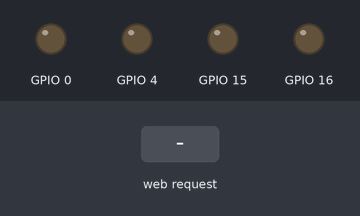
This sketch was run on a simulated ESP8266 (NodeMCU). Shown: output pins drawn as LEDs (lit = HIGH). The inputs (shaded band) are chosen by the test bench. WiFi joins after 1.5 s; servers stay silent unless stated; what the sketch prints to the serial monitor is not drawn.

Above: at 4.7 s.
4.8 s: HTTP request GET /forward received
At 6.0 s:
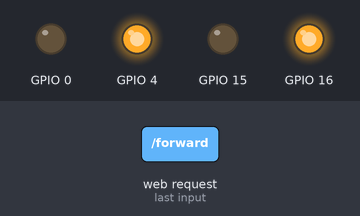
6.3 s: HTTP request GET /reverse received
At 7.2 s:
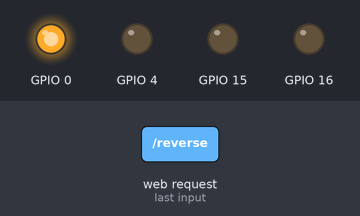
7.8 s: HTTP request GET /left received
At 8.3 s:
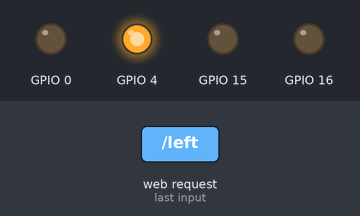
9.3 s: HTTP request GET /right received
At 11.1 s:
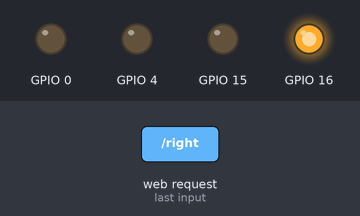
Timing chart, 0 to 12.3 s (numbered marks = the images above; inputs shaded):
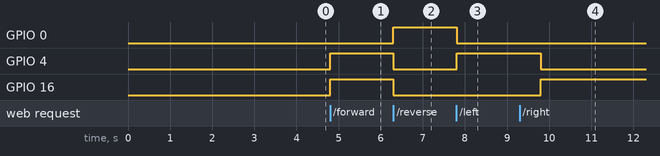

The sketch:

codesb.ino
```cpp
#include<ESP8266WiFi.h>

String i;

WiFiServer server(80);                        //creates a WiFiServer with the given identifier and port number

void setup() {                                // put your setup code here, to run once:
i="";
Serial.begin(9600);
pinMode(16,OUTPUT);
pinMode(15,OUTPUT);
pinMode(4,OUTPUT);
pinMode(0,OUTPUT);
//pinMode(2,OUTPUT);
//pinMode(14,OUTPUT);
//pinMode(12,OUTPUT);
//pinMode(13,OUTPUT);
//pinMode(15,OUTPUT);

  WiFi.disconnect();                          //to disconnect the nodemcu from the previous WiFi connection
delay(2000);
Serial.println("Connecting to Wifi");
WiFi.begin("Srilaxminet","narayana234");             //to specify the username and password of the network to be connected
while((!(WiFi.status()==WL_CONNECTED)))
{
  delay(300);
  Serial.print("...");
}
Serial.println("I am connected");
Serial.println("My local IP is : ");
Serial.print((WiFi.localIP()));               //returns IP address of the local network
server.begin();                               //to initiate the WiFiserver created previously
}

void loop()
{
WiFiClient client=server.available();         //to create a WiFi client
if(!(client))
{
  return;
}
while(!client.available())
{
  delay(1);
}
i=(client.readStringUntil('\r'));
i.remove(0,5);
i.remove(i.length()-9,9);
if(i=="forward")
{
  digitalWrite(16,HIGH);
  digitalWrite(5,LOW);
  digitalWrite(4,HIGH);
  digitalWrite(0,LOW);
  //Serial.println("forward");
  Serial.println("\n forward");
}
if(i=="reverse")
{
  digitalWrite(5,HIGH);
  digitalWrite(16,LOW);
  digitalWrite(0,HIGH);
  digitalWrite(4,LOW);
  //Serial.println("forward");
  Serial.println("\n reverse");
}
if(i=="stop")
{
  digitalWrite(16,LOW);
  digitalWrite(5,LOW);
  digitalWrite(4,LOW);
  digitalWrite(0,LOW);
  //Serial.println("forward");
  Serial.println("\n stop");
}
if(i=="left")
{
  digitalWrite(16,LOW);
  digitalWrite(5,LOW);
  Serial.println("left");
}
if(i=="right")
{
  digitalWrite(16,HIGH);
  digitalWrite(5,LOW);
  digitalWrite(4,LOW);
  digitalWrite(0,LOW);
  delay(2000);
  //Serial.println("forward");
  Serial.println("right");
}
if(i=="left")
{
  digitalWrite(16,LOW);
  digitalWrite(5,LOW);
  digitalWrite(4,HIGH);
  digitalWrite(0,LOW);
  delay(2000);
  //Serial.println("forward");
  Serial.println("left");
}
}
```

Measured:
- after the input at 4.8 s, GPIO 4, GPIO 16: LOW → HIGH at once
- after the input at 6.3 s, GPIO 0: LOW → HIGH at once; GPIO 4, GPIO 16: HIGH → LOW at once
- after the input at 7.8 s, GPIO 0: HIGH → LOW at once; GPIO 4: LOW → HIGH at once
- after the input at 9.3 s, GPIO 4: HIGH → LOW after 0.50 s; GPIO 16: LOW → HIGH after 0.50 s
